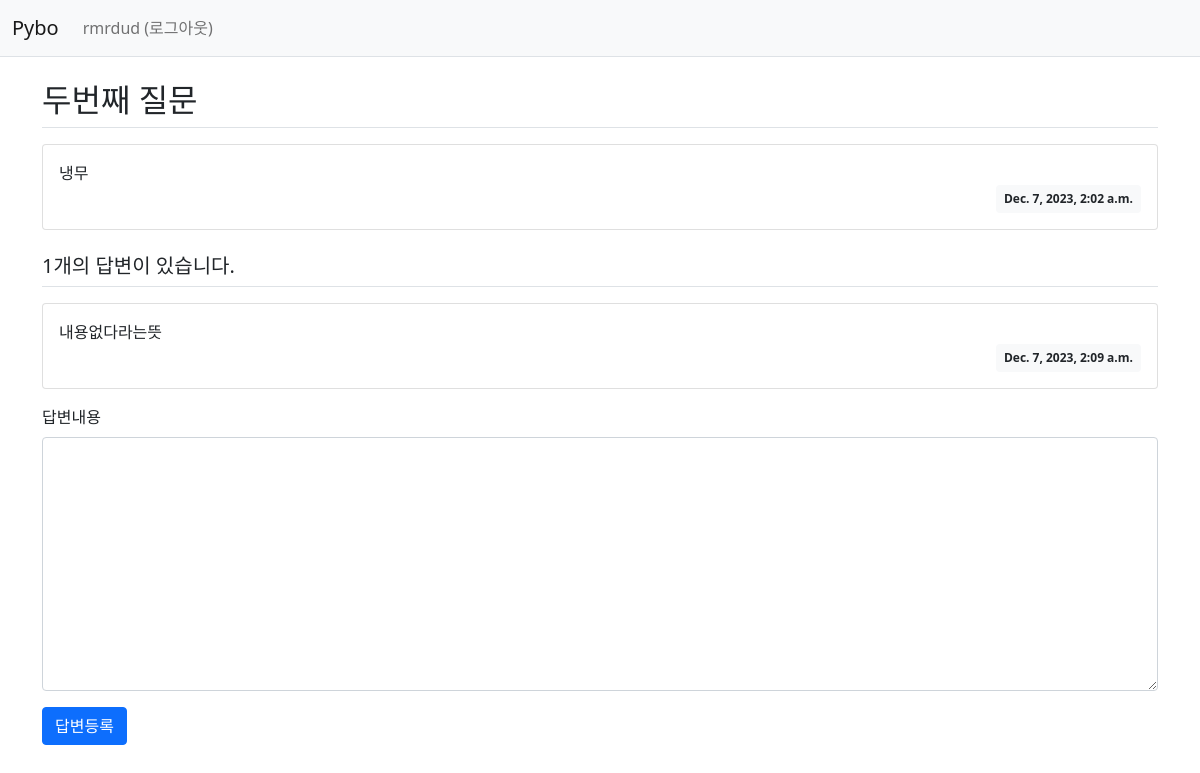
Screenshot of /pybo/2/ (signed in) with the database file from the repository.
### pybo/models.py (models this page shows, shortened)
class Question(models.Model):
    subject = models.CharField(max_length=200)
    content = models.TextField()
    create_date = models.DateTimeField()

class Answer(models.Model):
    question = models.ForeignKey(Question, on_delete=models.CASCADE) # ForeignKey 속성: 다른모델과 연결, 'on_delete=models.CASCADE' 연결된 속성이 삭제되면 해당속성 함께 삭제.
    content = models.TextField()
    create_date = models.DateTimeField()

### pybo/views.py (the view)
# urls.py: path('<int:question_id>/', views.detail, name='detail'),
def detail(request, question_id):
    question = get_object_or_404(Question, pk=question_id)
    context = {'question': question}
    return render(request, 'pybo/question_detail.html', context)

### templates/pybo/question_detail.html (shortened to what this page needs)
{% extends 'base.html' %}
{% block content %}
<div class="container my-3">
    <h2 class="border-bottom py-2">{{ question.subject }}</h2>
    <div class="card my-3">
        <div class="card-body">
            <div class="card-text" style="white-space: pre-line;">{{ question.content }}</div>
            <div class="d-flex justify-content-end">
                <div class="badge bg-light text-dark p-2">
                    {{ question.create_date }}
                </div>
            </div>
        </div>
    </div>
    <h5 class="border-bottom my-3 py-2">{{question.answer_set.count}}개의 답변이 있습니다.</h5>
    {% for answer in question.answer_set.all %}
    <div class="card my-3">
        <div class="card-body">
            <div class="card-text" style="white-space: pre-line;">{{ answer.content }}</div>
            <div class="d-flex justify-content-end">
                <div class="badge bg-light text-dark p-2">
                    {{ answer.create_date }}
                </div>
            </div>
        </div>
    </div>
    {% endfor %}
    <form action="{% url 'pybo:answer_create' question.id %}" method="post" class="my-3">
        <div class="mb-3">
            <label for="content" class="form-label">답변내용</label>
            <textarea name="content" id="content" class="form-control" rows="10"></textarea>
        </div>
        <input type="submit" value="답변등록" class="btn btn-primary">
    </form>
</div>
{% endblock %}

### templates/navbar.html (shortened to what this page needs)
<nav class="navbar navbar-expand-lg navbar-light bg-light border-bottom">
    <div class="container-fluid">
        <a class="navbar-brand" href="{% url 'pybo:index' %}">Pybo</a>
        <div class="collapse navbar-collapse" id="navbarSupportedContent">
            <ul class="navbar-nav me-auto mb-2 mb-lg-0">
                <li class="nav-item">
                    {% if user.is_authenticated %}
                    <a class="nav-link" href="{% url 'common:logout' %}">{{ user.username }} (로그아웃)</a>
                    {% else %}
                    <a class="nav-link" href="{% url 'common:login' %}">로그인</a>
                    {% endif %}
                </li>
            </ul>
        </div>
    </div>
</nav>

### rows the page displays
Question: subject "두번째 질문", content "냉무", create_date "Dec. 7, 2023, 2:02 a.m.", answer_set.count "1"
Answer: content "내용없다라는뜻", create_date "Dec. 7, 2023, 2:09 a.m."

### other values shown
{{ user.username }} "rmrdud"
